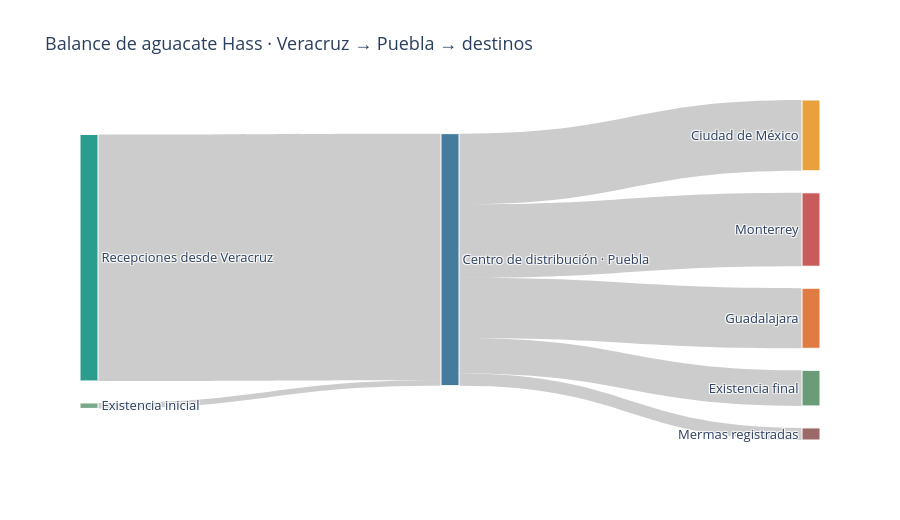

Source (notebook cell):
### Markdown cell above
## El recorrido de cada kilogramo

El diagrama Sankey integra el balance del periodo: existencia inicial y recepciones entran al centro de Puebla; de ahí se distribuyen los despachos por ciudad, las mermas registradas y la existencia final. Así se puede revisar de un vistazo que los flujos cierren.

### Code cell
destination_totals = (
    df.loc[df["tipo_movimiento"] == "Salida"]
    .groupby("destino")["salidas_kg"]
    .sum()
)

flow_labels = [
    "Existencia inicial",
    "Recepciones desde Veracruz",
    "Centro de distribución · Puebla",
    "Ciudad de México",
    "Guadalajara",
    "Monterrey",
    "Mermas registradas",
    "Existencia final",
]
flow_values = [
    opening_stock,
    int(df["entradas_kg"].sum()),
    int(destination_totals["Ciudad de Mexico"]),
    int(destination_totals["Guadalajara"]),
    int(destination_totals["Monterrey"]),
    int(df["mermas_kg"].sum()),
    closing_stock,
]

assert sum(flow_values[:2]) == sum(flow_values[2:])

fig_flow = go.Figure(
    data=[
        go.Sankey(
            arrangement="snap",
            node={
                "pad": 22,
                "thickness": 18,
                "line": {"color": "white", "width": 1},
                "label": flow_labels,
                "color": [
                    "#79a88b",
                    "#2a9d8f",
                    "#457b9d",
                    "#e9a23b",
                    "#df7b43",
                    "#c85c5c",
                    "#9b6a68",
                    "#6a9c78",
                ],
            },
            link={
                "source": [0, 1, 2, 2, 2, 2, 2],
                "target": [2, 2, 3, 4, 5, 6, 7],
                "value": flow_values,
            },
        )
    ]
)
fig_flow.update_layout(
    title="Balance de aguacate Hass · Veracruz → Puebla → destinos",
    height=520,
    font={"size": 13},
)
fig_flow.show()

### Figure 1 — Plotly figure (JSON) as saved in the notebook; plotly's stock layout.template omitted (floating-point values rounded to 4 significant figures)
{"data": [{"arrangement": "snap", "link": {"source": [0, 1, 2, 2, 2, 2, 2], "target": [2, 2, 3, 4, 5, 6, 7], "value": [1800, 81289, 23340, 19809, 24210, 3978, 11752]}, "node": {"color": ["#79a88b", "#2a9d8f", "#457b9d", "#e9a23b", "#df7b43", "#c85c5c", "#9b6a68", "#6a9c78"], "label": ["Existencia inicial", "Recepciones desde Veracruz", "Centro de distribución · Puebla", "Ciudad de México", "Guadalajara", "Monterrey", "Mermas registradas", "Existencia final"], "line": {"color": "white", "width": 1}, "pad": 22, "thickness": 18}, "type": "sankey"}], "layout": {"font": {"size": 13}, "height": 520, "title": {"text": "Balance de aguacate Hass · Veracruz → Puebla → destinos"}}}
